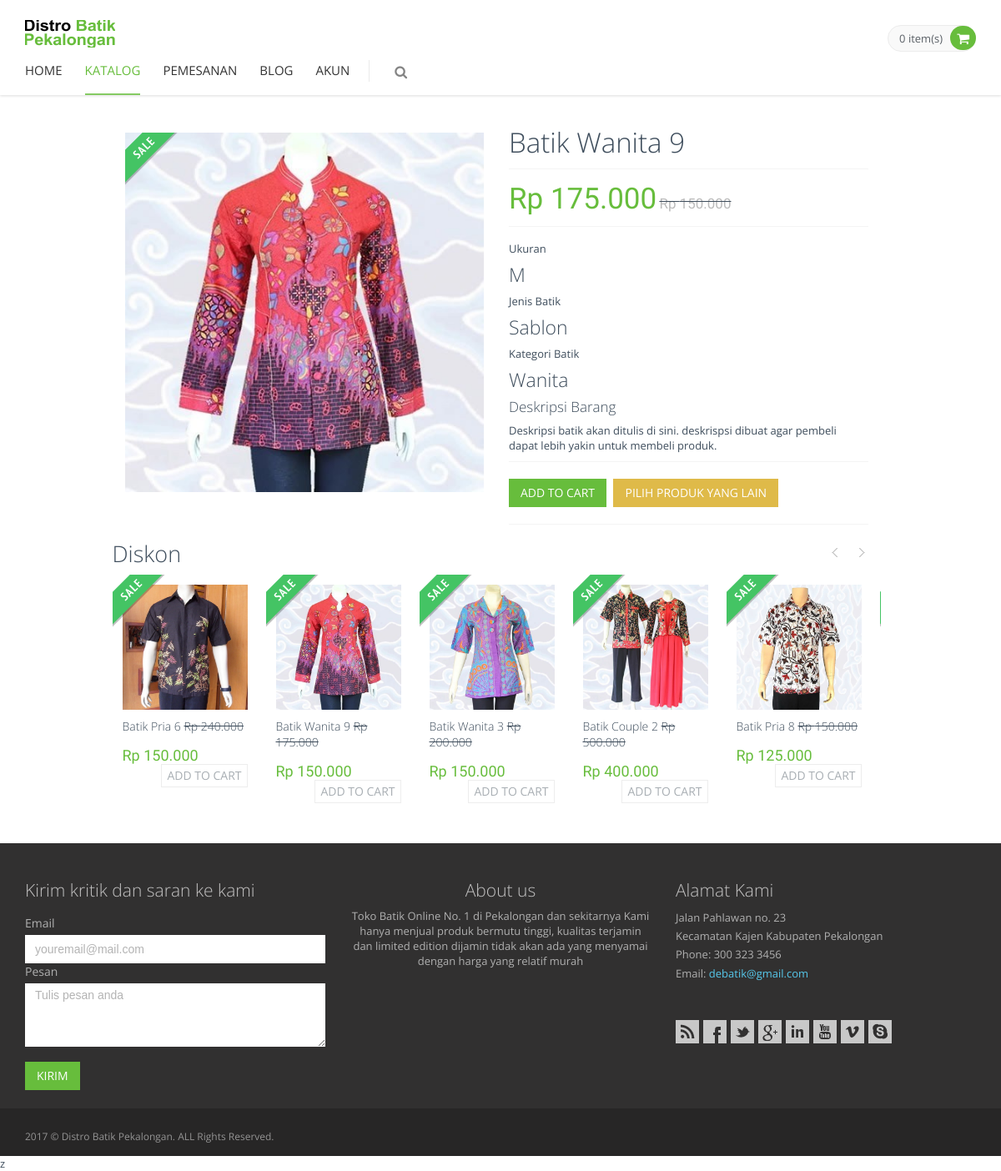
The app's page /index.php?page=detail-diskon&id=29 with its own data.
### tables this page shows
CREATE TABLE `barang` (
  `id_barang` int(11) NOT NULL,
  `id_kategori` int(11) NOT NULL,
  `id_jenis` int(11) NOT NULL,
  `nama_barang` varchar(50) NOT NULL,
  `ukuran` varchar(3) NOT NULL,
  `foto_barang` varchar(50) NOT NULL,
  `diskon` tinyint(4) NOT NULL,
  `harga` int(11) NOT NULL,
  `harga_diskon` int(11) NOT NULL,
  `deskripsi` text NOT NULL,
  `tanggal` date NOT NULL
);

CREATE TABLE `jenis` (
  `id_jenis` int(11) NOT NULL,
  `nama_jenis` varchar(20) NOT NULL,
  `alamat` varchar(50) NOT NULL
);

CREATE TABLE `kategori` (
  `id_kategori` int(11) NOT NULL,
  `nama_kategori` varchar(20) NOT NULL,
  `alamat` varchar(50) NOT NULL
);

### index.php (called while the page is built, shortened)
<?php require 'layout/head.php'; ?>
<?php include 'content.php'; ?>
<?php include 'layout/prefooter.php'; ?>
<?php require 'layout/footer.php'; ?>

### detaildisc.php (the view, shortened to what this page needs)
<?php
  $id = $_GET['id'];
  $query = mysqli_query($connect, "SELECT * FROM barang a, kategori b, jenis c WHERE a.id_jenis = c.id_jenis and a.id_kategori = b.id_kategori and id_barang = '$id' ");
  $data = mysqli_fetch_array($query);
?>
    <div class="main">
      <div class="container" style="width: 100%;">
          <div class="col-md-10 col-md-offset-1 col-sm-7">
            <div class="product-page">
              <div class="row margin-bootom-40">
                <div class="col-md-6 col-sm-6">
                  <div class="product-main-image">
                    <img src="img/produk/<?php echo $data['foto_barang']; ?>" alt="<?php echo $data['nama_barang']; ?>" class="img-responsive" data-BigImgsrc="img/produk/<?php echo $data['foto_barang']; ?>">
                    <div class="sticker sticker-sale"></div>
                  </div>
                </div>
                <div class="col-md-6 col-sm-6">
                  <h1><?php echo $data['nama_barang']; ?></h1>
                  <div class="price-availability-block clearfix">
                    <div class="price">
                      <strong><?php echo "Rp ".number_format($data['harga'],0,".","."); ?></strong>&nbsp;<strike><em><?php echo "Rp ".number_format($data['harga_diskon'],0,".","."); ?></em></strike>
                    </div>
                  </div>
                  <div class="description">
                    <p>Ukuran</p>
                    <h3><?php echo $data['ukuran']; ?></h3>
                  </div>
                  <div class="description">
                    <p>Jenis Batik</p>
                    <h3><?php echo $data['nama_jenis']; ?></h3>
                  </div>
                  <div class="description">
                    <p>Kategori Batik</p>
                    <h3><?php echo $data['nama_kategori']; ?></h3>
                  </div>
                  <div class="description">
                    <h4>Deskripsi Barang</h4>
                    <p><?php echo $data['deskripsi']; ?></p>
                  </div>
                  <div class="product-page-options">
                    <button class="btn btn-primary" type="submit">Add to cart</button>
                    <a href="index.php?page=katalog" class="btn btn-warning">Pilih Produk yang lain</a>
                  </div>
              </div>
            </div>
              <div class="row">
                <h2>Diskon</h2>
                <div class="owl-carousel owl-carousel5">
                  <?php
                    $queryhits = mysqli_query($connect, "SELECT * FROM barang WHERE diskon = 1 ORDER BY id_barang DESC LIMIT 0, 10");
                    while ($datahits = mysqli_fetch_array($queryhits)) { ?>
                  <div>
                    <div class="product-item">
                      <div class="pi-img-wrapper">
                        <img src="img/produk/<?php echo $datahits['foto_barang']; ?>" class="img-responsive" alt="<?php echo $datahits['foto_barang']; ?>">
                      </div>
                      <h3><a href="index.php?page=detail&id=<?php echo $datahits['id_barang']; ?>"><?php echo $datahits['nama_barang']; ?></a>&nbsp;<strike><?php echo "Rp ".number_format($datahits['harga'],0,".","."); ?></strike></h3>
                      <div class="pi-price"><?php echo "Rp ".number_format($datahits['harga_diskon'],0,".","."); ?></div>
                      <a href="javascript:;" class="btn btn-default add2cart">Add to cart</a>
                      <div class="sticker sticker-sale"></div>
                    </div>
                  </div>
                    <?php  }
                    ?>
                </div>
              </div>
          </div>
      </div>
    </div>

### assets/frontend/layout/css/style.css (style rules this page uses)
h1, h2, h3, h4, h5, h6 { font: 300 'Open Sans', sans-serif; margin: 0 0 10px; }
h1 { margin-bottom: 15px; }
.main h1 { margin-top: -6px; }
a { color: #E02222; }
a, a:focus, a:hover, a:active { outline: 0; text-decoration: none; }
.clearfix:after { content: "."; display: block; height: 0; clear: both; visibility: hidden; font-size: 0; line-height: 0; }

### assets/frontend/pages/css/style-shop.css (style rules this page uses)
.product-item { padding: 12px 12px 16px; background: #fff; position: relative; }
.owl-item.active .product-item { margin-right: 10px; }
.product-item:after { content: "."; display: block; height: 0; clear: both; visibility: hidden; font-size: 0; line-height:0; }
.sticker { position: absolute; top: 0; left: 0; width: 63px; height: 63px; }
.sticker-sale { background: url(../../layout/img/sale.png) no-repeat; }
.pi-img-wrapper { position: relative; }
.product-item h3 { font: 300 14px 'Open Sans', sans-serif; padding-top: 10px; padding-bottom: 4px; }
.product-item h3 a { color: #3e4d5c; }
.pi-price { color: #e84d1c; font: 18px 'PT Sans Narrow', sans-serif; float: left; padding-top: 1px; }
.product-item .add2cart { float: right; color: #a8aeb3; border: 1px #ededed solid; padding: 3px 6px; }
.product-page { background: #fff; padding: 22px; position: relative; margin-right: 10px; }
.product-main-image { margin-bottom: 20px; }
.product-main-image img { width: 100%; }
.product-page h1 { border-bottom: 1px solid #f4f4f4; padding-bottom: 12px; }
.price-availability-block { border-bottom: 1px solid #f4f4f4; padding-bottom: 12px; margin-bottom: 17px; }
.price-availability-block .price { float: left; font-family: 'PT Sans Narrow', sans-serif; }
.price-availability-block .price strong { color: #e84d1c; font-size: 35px; font-weight: normal; }
.price-availability-block .price em { font-style: normal; color: #bbb; font-size: 17px; }
.product-page-options { border-top: 1px solid #f4f4f4; border-bottom: 1px solid #f4f4f4; padding: 20px 0; margin-bottom: 20px; width: 100%; overflow: hidden; }
.btn { text-transform: uppercase; }

### assets/frontend/layout/css/themes/green.css (style rules this page uses)
a { color: #67bd3c; }
.pi-price { color: #67bd3c; }
.price-availability-block .price strong { color: #67bd3c; }
.btn-primary { background: #67bd3c; }

### records on screen
barang: foto_barang (picture), nama_barang "Batik Wanita 9", harga "175.000", harga_diskon "150.000", ukuran "M", id_jenis.nama_jenis "Sablon", id_kategori.nama_kategori "Wanita", deskripsi "Deskripsi batik akan ditulis di sini. deskrispsi dibuat agar pembeli dapat lebih yakin untuk membeli produk."
barang: foto_barang (picture), nama_barang "Batik Pria 6", harga "240.000", harga_diskon "150.000"
barang: foto_barang (picture), nama_barang "Batik Wanita 3", harga "200.000", harga_diskon "150.000"
barang: foto_barang (picture), nama_barang "Batik Couple 2", harga "500.000", harga_diskon "400.000"
barang: foto_barang (picture), nama_barang "Batik Pria 8", harga "150.000", harga_diskon "125.000"

### other values on screen
count($_SESSION['shopping_cart']) "0"
$akun "AKUN"
